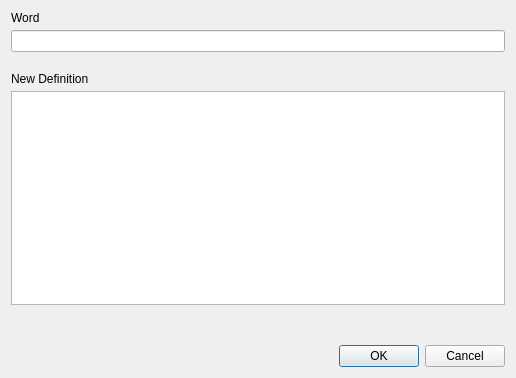
<?xml version="1.0" encoding="UTF-8"?>
<ui version="4.0">
 <class>DialogEditWord</class>
 <widget class="QDialog" name="DialogEditWord">
  <property name="geometry">
   <rect>
    <x>0</x>
    <y>0</y>
    <width>516</width>
    <height>378</height>
   </rect>
  </property>
  <property name="windowTitle">
   <string>Dialog</string>
  </property>
  <layout class="QHBoxLayout" name="horizontalLayout_2">
   <item>
    <layout class="QVBoxLayout" name="verticalLayout_3">
     <property name="spacing">
      <number>40</number>
     </property>
     <item>
      <layout class="QVBoxLayout" name="verticalLayout_2">
       <property name="spacing">
        <number>20</number>
       </property>
       <item>
        <layout class="QVBoxLayout" name="verticalLayout">
         <property name="spacing">
          <number>5</number>
         </property>
         <item>
          <widget class="QLabel" name="labelEditWord">
           <property name="text">
            <string>Word</string>
           </property>
          </widget>
         </item>
         <item>
          <widget class="QLineEdit" name="lineEditEditWord"/>
         </item>
        </layout>
       </item>
       <item>
        <layout class="QVBoxLayout" name="verticalLayoutEditDefinition">
         <property name="spacing">
          <number>5</number>
         </property>
         <item>
          <widget class="QLabel" name="labelEditDefinition">
           <property name="text">
            <string>New Definition</string>
           </property>
          </widget>
         </item>
         <item>
          <widget class="QTextEdit" name="textEditEditDefinition"/>
         </item>
        </layout>
       </item>
      </layout>
     </item>
     <item>
      <widget class="QDialogButtonBox" name="buttonBox">
       <property name="orientation">
        <enum>Qt::Horizontal</enum>
       </property>
       <property name="standardButtons">
        <set>QDialogButtonBox::Cancel|QDialogButtonBox::Ok</set>
       </property>
      </widget>
     </item>
    </layout>
   </item>
  </layout>
 </widget>
 <resources/>
 <connections>
  <connection>
   <sender>buttonBox</sender>
   <signal>accepted()</signal>
   <receiver>DialogEditWord</receiver>
   <slot>accept()</slot>
   <hints>
    <hint type="sourcelabel">
     <x>248</x>
     <y>254</y>
    </hint>
    <hint type="destinationlabel">
     <x>157</x>
     <y>274</y>
    </hint>
   </hints>
  </connection>
  <connection>
   <sender>buttonBox</sender>
   <signal>rejected()</signal>
   <receiver>DialogEditWord</receiver>
   <slot>reject()</slot>
   <hints>
    <hint type="sourcelabel">
     <x>316</x>
     <y>260</y>
    </hint>
    <hint type="destinationlabel">
     <x>286</x>
     <y>274</y>
    </hint>
   </hints>
  </connection>
 </connections>
</ui>
